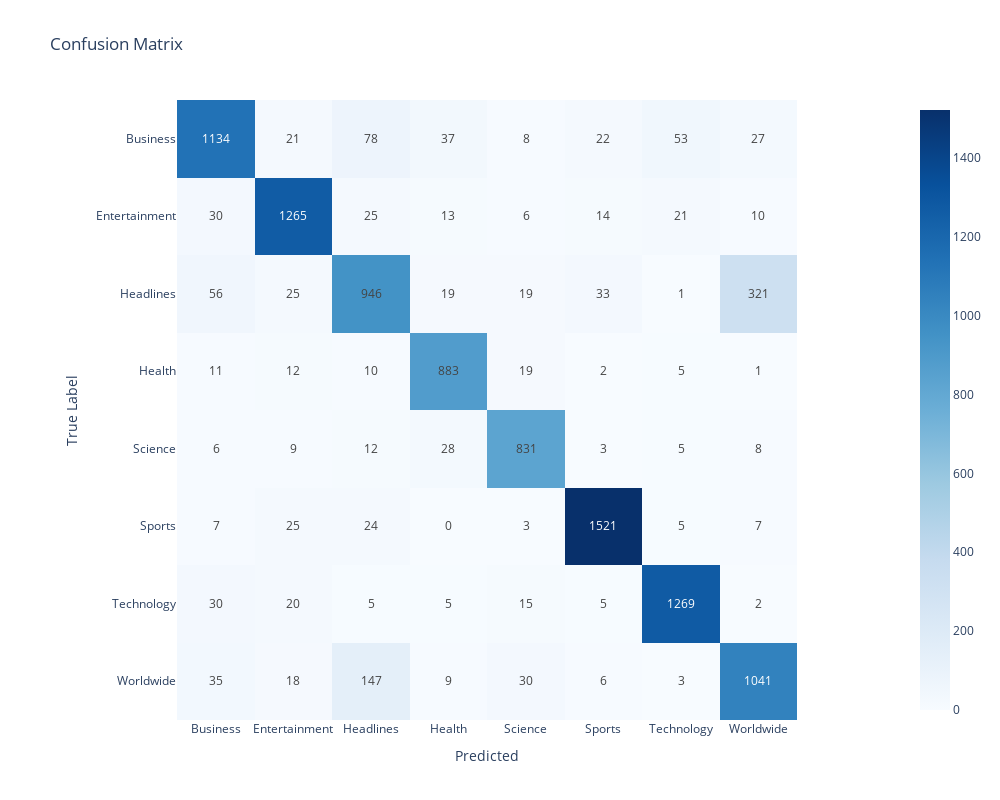

The cell this chart's notebook holds for it:
### Code cell
class_labels = label_encoder.inverse_transform(range(8))
# call the report function to visualize the classification results, use the above class_labels
print(f"f1_score:{f1_score(y_test, val_pred1, average='macro')}")
report(y_test, val_pred1, class_labels)

### Figure 1 — Plotly figure (JSON) as saved in the notebook; plotly's stock layout.template omitted (floating-point values rounded to 4 significant figures)
{"data": [{"coloraxis": "coloraxis", "hovertemplate": "Predicted: %{x}<br>True Label: %{y}<br>color: %{z}<extra></extra>", "name": "0", "texttemplate": "%{z}", "type": "heatmap", "x": ["Business", "Entertainment", "Headlines", "Health", "Science", "Sports", "Technology", "Worldwide"], "xaxis": "x", "y": ["Business", "Entertainment", "Headlines", "Health", "Science", "Sports", "Technology", "Worldwide"], "yaxis": "y", "z": [[1134, 21, 78, 37, 8, 22, 53, 27], [30, 1265, 25, 13, 6, 14, 21, 10], [56, 25, 946, 19, 19, 33, 1, 321], [11, 12, 10, 883, 19, 2, 5, 1], [6, 9, 12, 28, 831, 3, 5, 8], [7, 25, 24, 0, 3, 1521, 5, 7], [30, 20, 5, 5, 15, 5, 1269, 2], [35, 18, 147, 9, 30, 6, 3, 1041]]}], "layout": {"coloraxis": {"colorscale": [[0, "rgb(247,251,255)"], [0.125, "rgb(222,235,247)"], [0.25, "rgb(198,219,239)"], [0.375, "rgb(158,202,225)"], [0.5, "rgb(107,174,214)"], [0.625, "rgb(66,146,198)"], [0.75, "rgb(33,113,181)"], [0.875, "rgb(8,81,156)"], [1, "rgb(8,48,107)"]]}, "height": 800, "title": {"text": "Confusion Matrix"}, "width": 1000, "xaxis": {"anchor": "y", "constrain": "domain", "domain": [0, 1], "scaleanchor": "y", "title": {"text": "Predicted"}}, "yaxis": {"anchor": "x", "autorange": "reversed", "constrain": "domain", "domain": [0, 1], "title": {"text": "True Label"}}}}
